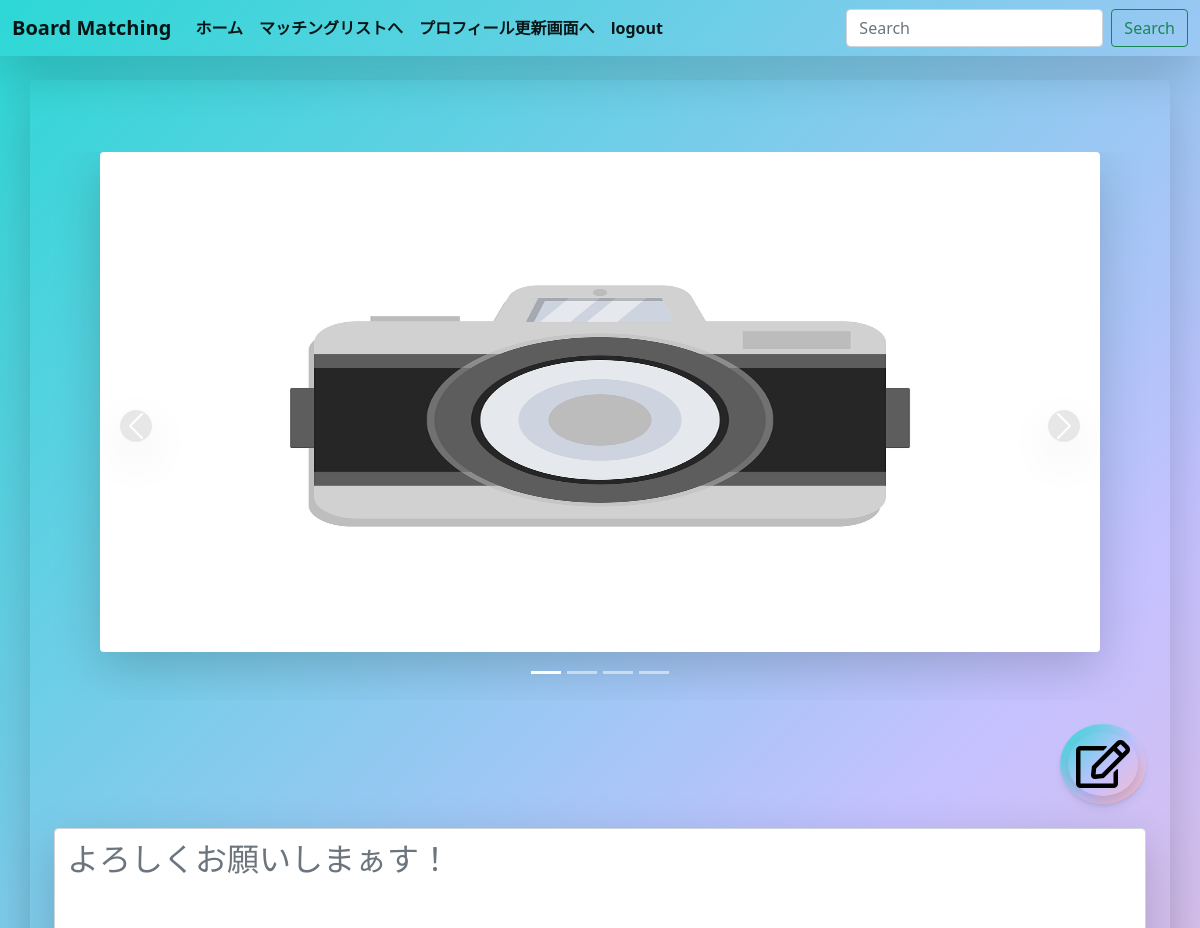
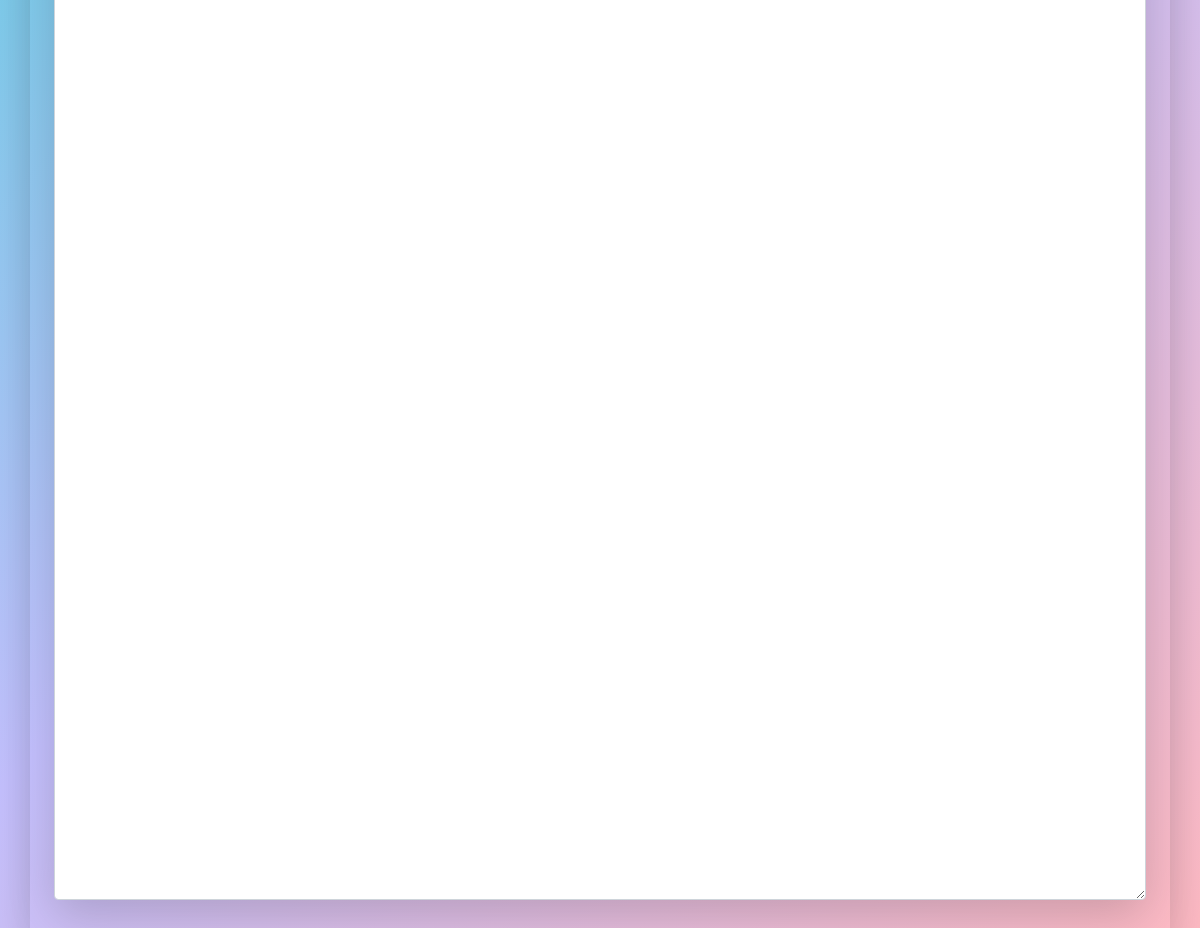
The page /1/update/ on the database as committed earlier (2 pictures, top to bottom).
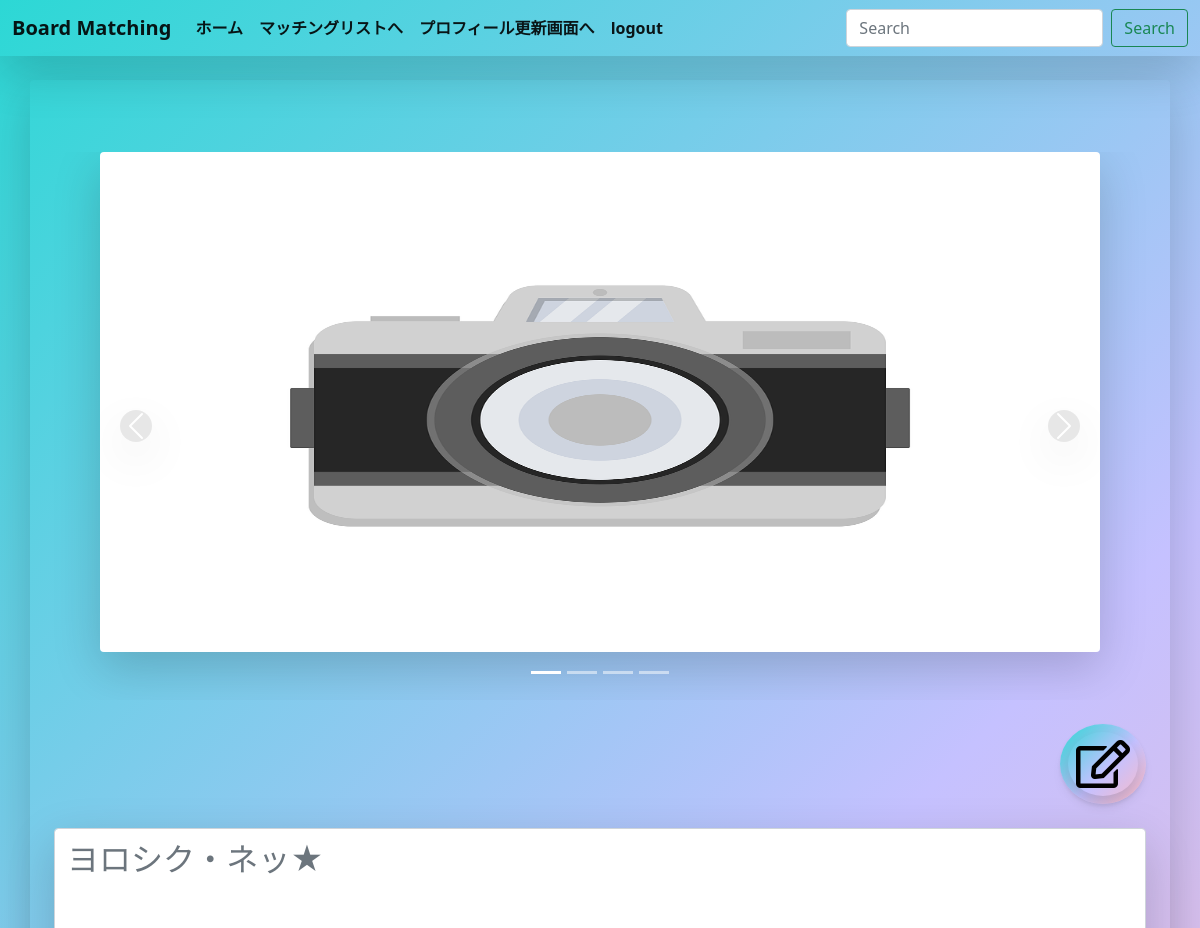
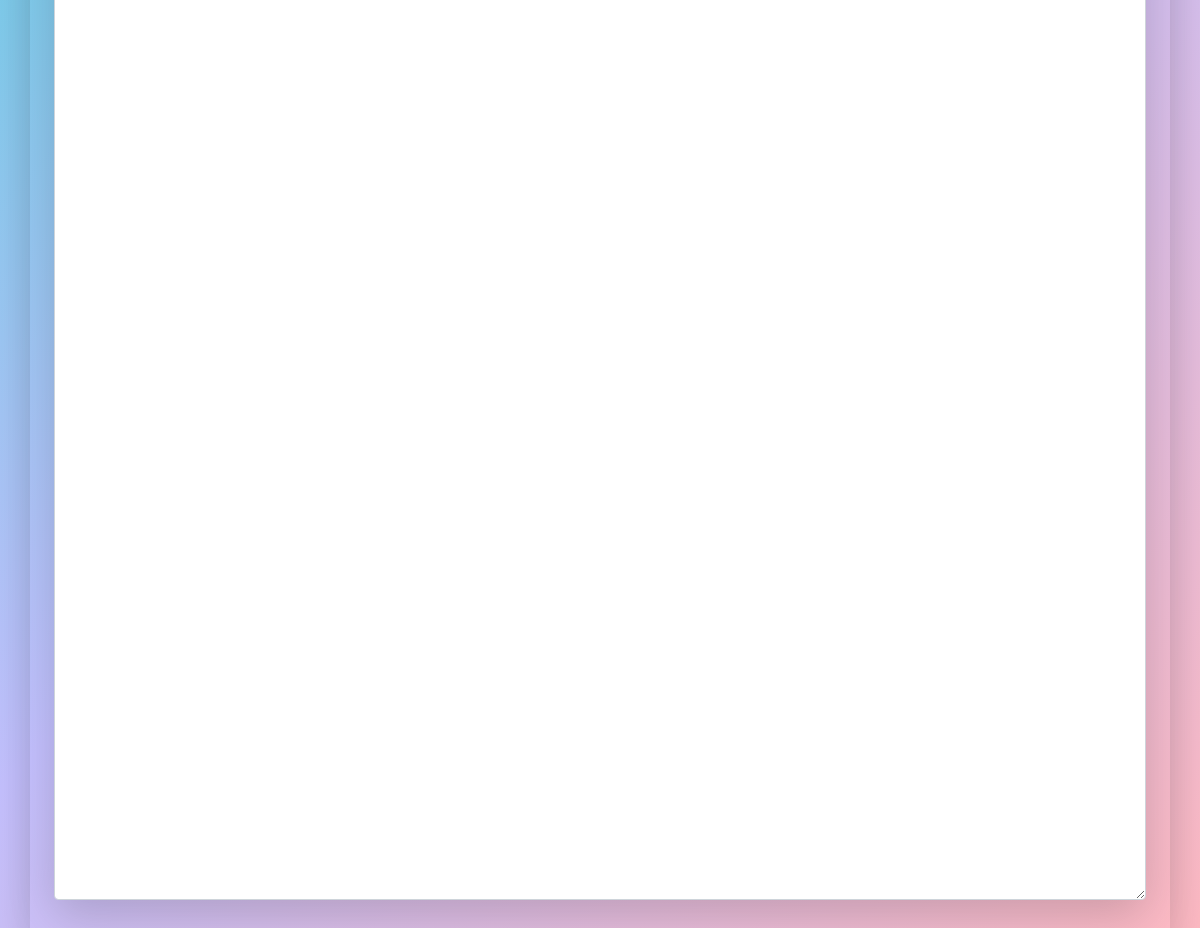
The same page on the database as committed later (2 pictures, top to bottom).
### boardapp/models.py (models this page shows)
class Profile(models.Model):
    user = models.OneToOneField(User, on_delete=models.CASCADE,primary_key=True)
    image = models.ImageField(upload_to='')
    image2 = models.ImageField(upload_to='')
    image3 = models.ImageField(upload_to='')
    image4 = models.ImageField(upload_to='')
    image5 = models.ImageField(upload_to='')
    gender = models.CharField(max_length=20, blank=True)
    birth_date = models.DateField(null=True, blank=True)
    age = models.IntegerField(null=True, blank=True, default=1)
    location = models.CharField(max_length=30, blank=True)
    introduction_text = models.CharField(max_length=500, blank=True)

### boardapp/views.py (the view)
# urls.py: path('<int:pk>/update/', profileUpdate.as_view(), name='update'),
class profileUpdate(UpdateView):
    template_name = 'updateProfile.html'
    model = Profile
    fields = ('image','image2','image3','image4','image5','introduction_text')
    success_url = reverse_lazy('list')

### templates/updateProfile.html (shortened to what this page needs)
{% extends 'base.html' %}
{% load static %}
{% block customcss %}
<link href="{% static 'list.css' %}" rel="stylesheet">
{% endblock customcss %}
{% block content %}
<div class="container fade2">
     <form method="POST" enctype="multipart/form-data">{% csrf_token %}
         <br><br>
         <br>
         <div id="carouselExampleIndicators" class="carousel slide" data-bs-ride="carousel">
             <ol class="carousel-indicators">
                 <li data-bs-target="#carouselExampleIndicators" data-bs-slide-to="0" class="active"></li>
                 <li data-bs-target="#carouselExampleIndicators" data-bs-slide-to="1"></li>
                 <li data-bs-target="#carouselExampleIndicators" data-bs-slide-to="2"></li>
                 <li data-bs-target="#carouselExampleIndicators" data-bs-slide-to="3"></li>
             </ol>
             <div class="carousel-inner">
                 <div class="carousel-item active">
                     <label class="w-100">
                         <span class="w-100">
                             <img class="d-block mx-auto rounded shadow-lg" src="/medi/{{ profile.image2 }}"
                                 style="height: 500px; width: 1000px;">
                         </span>
                         <br><br>
                     </label>
                 </div>
             </div>
             <a class="carousel-control-prev" href="#carouselExampleIndicators" role="button" data-bs-slide="prev">
                 <span class="carousel-control-prev-icon shadow-lg rounded-circle p-1"
                     style="background-color: #d0d0d0;" aria-hidden="true"></span>
             </a>
             <a class="carousel-control-next" href="#carouselExampleIndicators" role="button" data-bs-slide="next">
                 <span class="carousel-control-next-icon shadow-lg rounded-circle p-1"
                     style="background-color: #d0d0d0;" aria-hidden="true"></span>
             </a>
         </div>
         <br>
         <div class="mb-3">
             <div class="d-flex justify-content-between">
                 <button type="submit" class="rounded-circle shadow-sm p-2 assimilation"
                     style="border: none; outline: none;" onMouseOut="this.style.background='linear-gradient(-225deg, #2CD8D5 0%, #C5C1FF 56%, #FFBAC3 100%)'" onMouseOver="this.style.background='rgba(255, 255, 255, .2)'">
                     <i class="far fa-edit fa-3x shadow rounded-circle p-2"></i>
                 </button>
             </div>
             <br>
             <textarea class="form-control shadow-lg intro-text" id="exampleFormControlTextarea1" rows="3"
                 name="introduction_text" placeholder="{{ profile.introduction_text }}"></textarea>
         </div>
     </form>
     <br>
 </div>
{% endblock content %}

Rows that differ between the two databases and show on the page:
changed Profile: introduction_text "よろしくお願いしまぁす！" → "ヨロシク・ネッ★"
